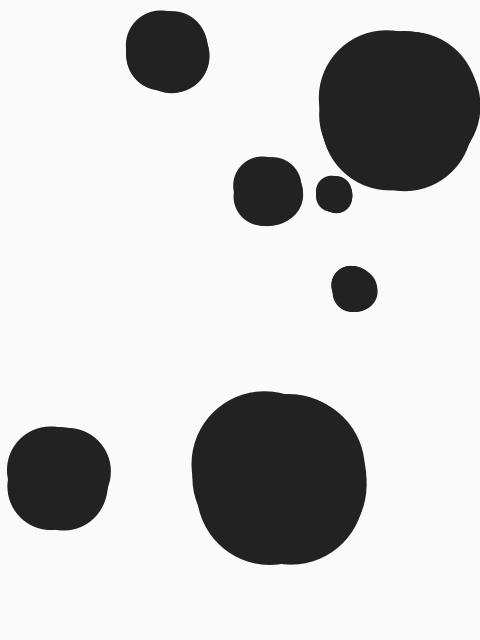
Frame 1 (no input)
Frame 2 (the mouse pressed at the canvas centre, redrawn once): identical to frame 1, image omitted

The Processing sketch that drew this single still picture (run headless with seeded random() and noise(); the mouse was pressed at the canvas centre and the sketch redrawn once):

// Processing sketch: one_hundred_and_one_dalmatians
// ── one_hundred_and_one_dalmatians.pde
// Manuale di Programmazione Cinematografica
// Daniele Olmisani, 2015

// One hundred and one Dalmatians

final color PAPER = color(250);
final color INK = color(34);

void setup() {
  size(480, 640);
  noLoop();
}

void draw() {
  
  background(PAPER);
  
  randomSeed(10);
  for (int i=0; i<7; i++) {
    drawSpot(random(width), random(height), random(150), 20);
  }
  
  save("one-hundred-and-one-dalmatians.png");
}

void drawSpot(float x, float y, float r, int fuzz) {
  
  fill(INK);
  noStroke();
  
  pushMatrix();

  translate(x, y);
  
  ellipse(0, 0, r, r);
  
  for (int i=0; i<fuzz; i++) {
    ellipse(random(0.2*r), random(0.2*r), r, r);
  }
  
  popMatrix();
}
